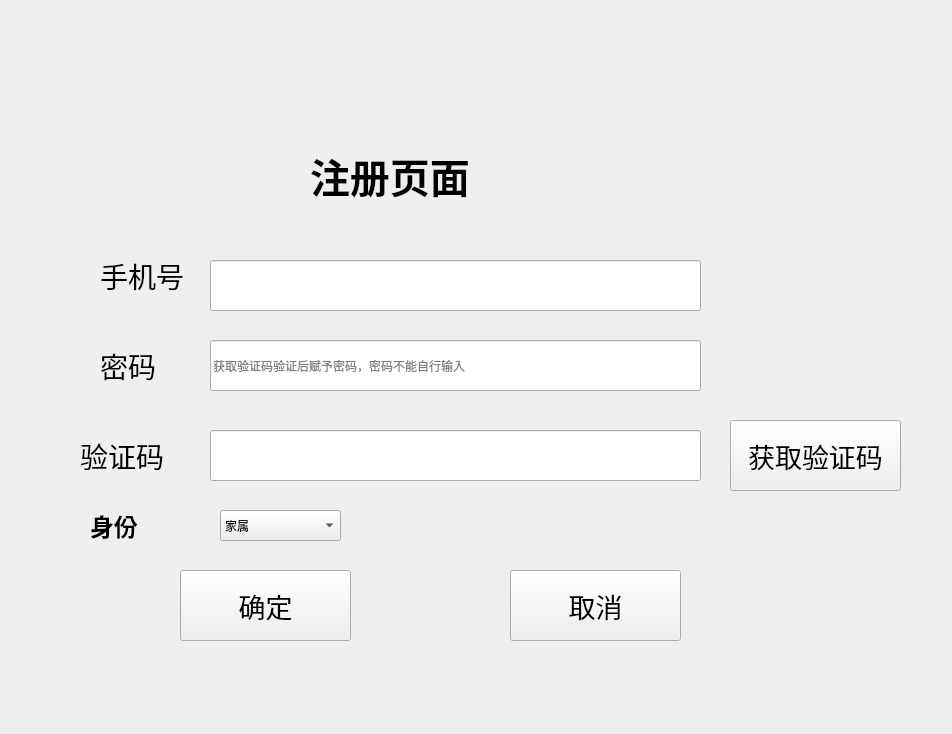
<?xml version="1.0" encoding="UTF-8"?>
<ui version="4.0">
 <class>Register</class>
 <widget class="QWidget" name="Register">
  <property name="geometry">
   <rect>
    <x>0</x>
    <y>0</y>
    <width>952</width>
    <height>734</height>
   </rect>
  </property>
  <property name="windowTitle">
   <string>Form</string>
  </property>
  <widget class="QLabel" name="label_2">
   <property name="geometry">
    <rect>
     <x>100</x>
     <y>250</y>
     <width>121</width>
     <height>51</height>
    </rect>
   </property>
   <property name="font">
    <font>
     <pointsize>21</pointsize>
    </font>
   </property>
   <property name="text">
    <string>手机号</string>
   </property>
  </widget>
  <widget class="QLineEdit" name="code_lineEdit">
   <property name="geometry">
    <rect>
     <x>210</x>
     <y>430</y>
     <width>491</width>
     <height>51</height>
    </rect>
   </property>
  </widget>
  <widget class="QPushButton" name="cancle_pushButton">
   <property name="geometry">
    <rect>
     <x>510</x>
     <y>570</y>
     <width>171</width>
     <height>71</height>
    </rect>
   </property>
   <property name="font">
    <font>
     <pointsize>20</pointsize>
    </font>
   </property>
   <property name="text">
    <string>取消</string>
   </property>
  </widget>
  <widget class="QLabel" name="label_5">
   <property name="geometry">
    <rect>
     <x>100</x>
     <y>340</y>
     <width>121</width>
     <height>51</height>
    </rect>
   </property>
   <property name="font">
    <font>
     <pointsize>21</pointsize>
    </font>
   </property>
   <property name="text">
    <string>密码</string>
   </property>
  </widget>
  <widget class="QLineEdit" name="phone_Edit">
   <property name="geometry">
    <rect>
     <x>210</x>
     <y>260</y>
     <width>491</width>
     <height>51</height>
    </rect>
   </property>
  </widget>
  <widget class="QLineEdit" name="pwd_lineEdit">
   <property name="geometry">
    <rect>
     <x>210</x>
     <y>340</y>
     <width>491</width>
     <height>51</height>
    </rect>
   </property>
   <property name="readOnly">
    <bool>true</bool>
   </property>
   <property name="placeholderText">
    <string>获取验证码验证后赋予密码，密码不能自行输入</string>
   </property>
  </widget>
  <widget class="QLabel" name="label_6">
   <property name="geometry">
    <rect>
     <x>80</x>
     <y>430</y>
     <width>121</width>
     <height>51</height>
    </rect>
   </property>
   <property name="font">
    <font>
     <pointsize>21</pointsize>
    </font>
   </property>
   <property name="text">
    <string>验证码</string>
   </property>
  </widget>
  <widget class="QPushButton" name="code_pushButton">
   <property name="geometry">
    <rect>
     <x>730</x>
     <y>420</y>
     <width>171</width>
     <height>71</height>
    </rect>
   </property>
   <property name="font">
    <font>
     <pointsize>20</pointsize>
    </font>
   </property>
   <property name="text">
    <string>获取验证码</string>
   </property>
  </widget>
  <widget class="QLabel" name="label">
   <property name="geometry">
    <rect>
     <x>310</x>
     <y>130</y>
     <width>221</width>
     <height>91</height>
    </rect>
   </property>
   <property name="font">
    <font>
     <pointsize>30</pointsize>
     <weight>75</weight>
     <bold>true</bold>
    </font>
   </property>
   <property name="text">
    <string>注册页面</string>
   </property>
  </widget>
  <widget class="QPushButton" name="pushButton">
   <property name="geometry">
    <rect>
     <x>180</x>
     <y>570</y>
     <width>171</width>
     <height>71</height>
    </rect>
   </property>
   <property name="font">
    <font>
     <pointsize>20</pointsize>
    </font>
   </property>
   <property name="text">
    <string>确定</string>
   </property>
  </widget>
  <widget class="QLabel" name="label_4">
   <property name="geometry">
    <rect>
     <x>90</x>
     <y>500</y>
     <width>111</width>
     <height>51</height>
    </rect>
   </property>
   <property name="font">
    <font>
     <pointsize>18</pointsize>
     <weight>75</weight>
     <bold>true</bold>
    </font>
   </property>
   <property name="text">
    <string>身份</string>
   </property>
  </widget>
  <widget class="QComboBox" name="comboBox">
   <property name="geometry">
    <rect>
     <x>220</x>
     <y>510</y>
     <width>121</width>
     <height>31</height>
    </rect>
   </property>
   <item>
    <property name="text">
     <string>家属</string>
    </property>
   </item>
   <item>
    <property name="text">
     <string>老人</string>
    </property>
   </item>
   <item>
    <property name="text">
     <string>护工</string>
    </property>
   </item>
  </widget>
 </widget>
 <resources/>
 <connections/>
</ui>
